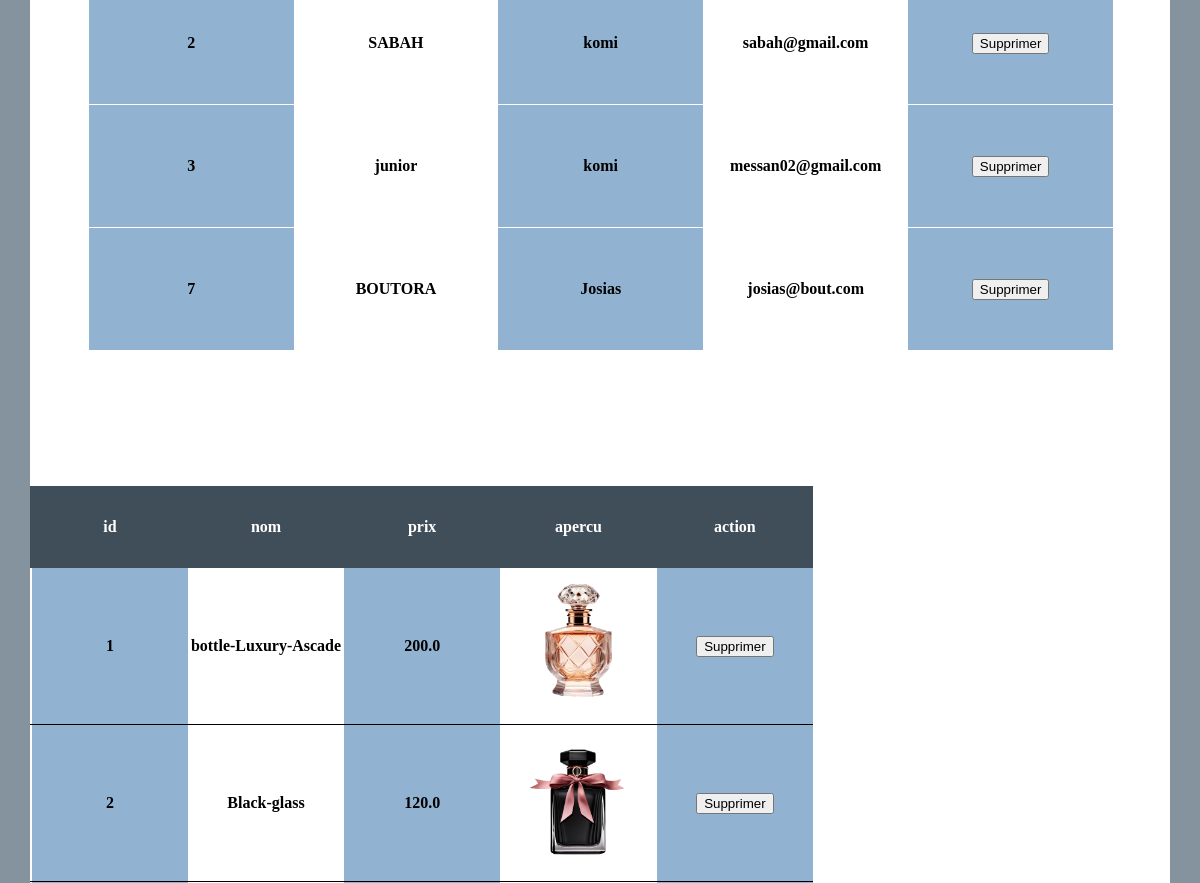
/admin (middle part), run on an earlier commit of the app's database.
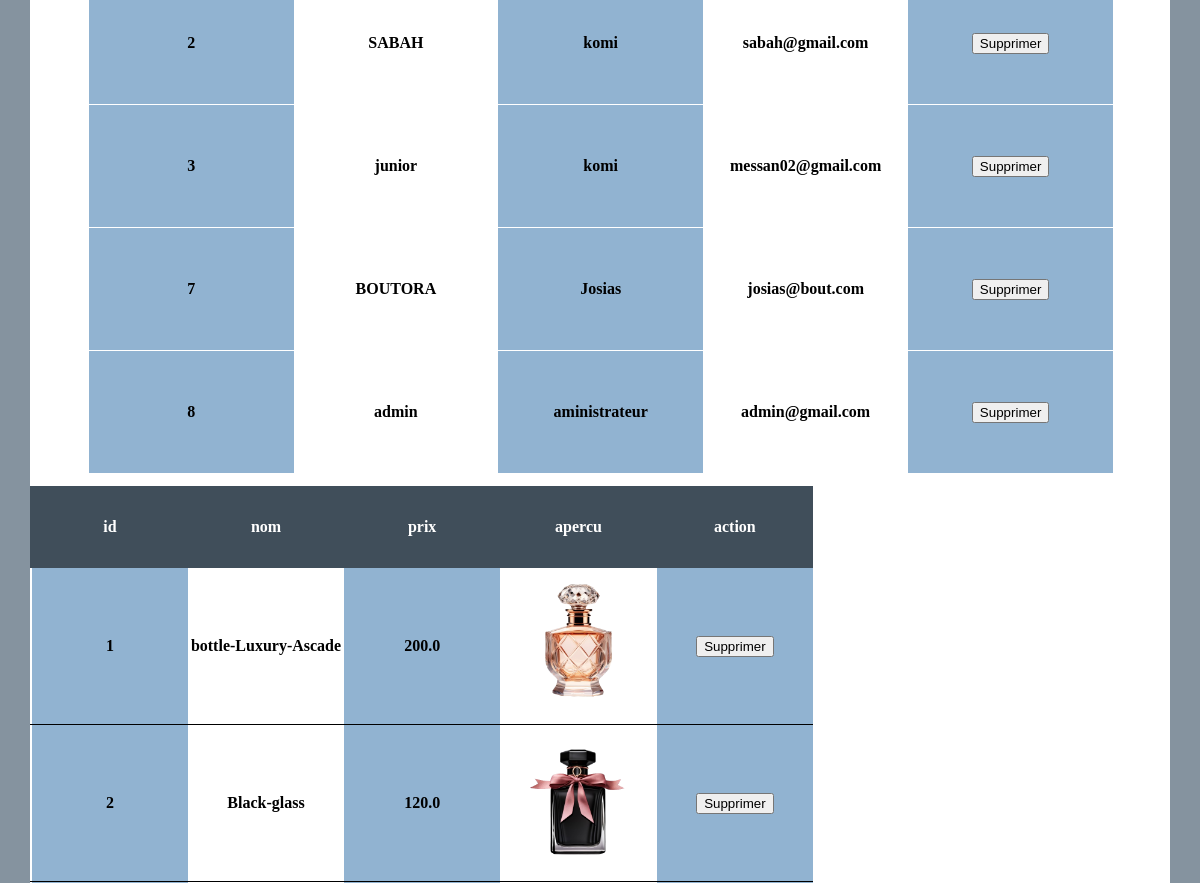
And on a later commit of the database.
### app/models.py (models this page shows, shortened)
class Utilisateur(db.Model, UserMixin):
    id = db.Column(db.Integer, primary_key=True)
    nom = db.Column(db.String(50), unique=False, nullable=False)
    prenom = db.Column(db.String(50), unique=False, nullable=False)
    email = db.Column(db.String(50), unique=True, nullable=False)
    mot_de_passe = db.Column(db.String(50), unique=False, nullable=False)
    admin = db.Column(db.Boolean, unique=False, nullable=False, default=False)
    historique_commandes = db.relationship('Commande', backref='utilisateur', lazy=True)
    categories = db.relationship('Categorie', secondary=utilisateur_categories, lazy=True)

class Parfum(db.Model):
    id = db.Column(db.Integer, primary_key=True)
    nom = db.Column(db.String(50), unique=True, nullable=False)
    description = db.Column(db.Text, nullable=False)
    prix = db.Column(db.Float, nullable=False)
    image = db.Column(db.String(255), nullable=False)
    categorie_id = db.Column(db.Integer, db.ForeignKey('categorie.id'), nullable=False)

### app/router.py (the view, shortened to what this page needs)
@app.route('/admin',methods=["POST","GET"])
def admin():
    categorie_form = CategorieForm()
    if categorie_form.validate_on_submit():
        nom = categorie_form.nom.data
        description = categorie_form.description.data
        categ = Categorie(nom = nom ,description = description)
        db.session.add(categ)
        db.session.commit()
    Categories = Categorie.query.all()
    parfums = get_all()
    ListeUser = Utilisateur.query.all()
    add = ParfumForm()
    add.categorie_id.choices = [(c.id, c.nom) for c in Categories]
    return render_template('Admin.html',form = categorie_form,forms = add,parfums = parfums,categorie=Categories,User = ListeUser)

### app/parfums.py (called while the page is built)
def get_all():
    return Parfum.query.all()

### app/templates/Admin.html (shortened to what this page needs)
{% extends 'headear_footer.html' %}
{% block main %}
<main class="main-admin">
    <div class="contenaire">
        <div class="list_user"><section class="user_list"><table>
            <tbody>
                {% for user in User %}
                <tr>
                    <td class="user">
                        <th class="degrade">{{user.id}}</th>
                        <th> {{user.nom}} </th>
                        <th class="degrade"> {{user.prenom}}</th>
                        <th>{{user.email}} </th>
                        <th class="degrade"><form method="POST" action="{{ url_for('deleteUser', id=user.id) }}">
                            <button type="submit">Supprimer</button>
                        </form></th>
                    </td>
                </tr>
                {% endfor %}
            </tbody>
        </table></section> </div>
        <div class="list_produits"><section class="list_produit">
            <table>
<tbody>
    <tr class="debut_page">
        <td >
            <th>
                id
            </th>
            <th>
                nom
            </th>
            <th>
                prix
            </th>
            <th>
                apercu
            </th>
            <th>
                action
            </th>
        </td>
    </tr>
    {% for parfum in parfums %}
    <tr class="parfumerie">
        <td>
            <th class="degrade" >{{parfum.id}}</th>
            <th> {{parfum.nom}} </th>
            <th class="degrade" >{{parfum.prix}}</th>
            <th><img src="{{parfum.image}}" alt="Parfum"></th>
            <th class="degrade" >
                <form method="POST" action="{{ url_for('deleteparfum', id=parfum.id) }}">
                    <button type="submit">Supprimer</button>
                </form></th>
        </td>
    </tr>
    {% endfor %}
</tbody>
            </table>
        </section>
        </div>
    </div>
</main>
{% endblock %}

### app/templates/headear_footer.html (shortened to what this page needs)
<!DOCTYPE html>
<html lang="en">
<head>
    <link
    rel="stylesheet"
    type="text/css"
    href="{{url_for('static',filename='css/acceuil.css')}}"
  />
</head>
<body>
        {% block main %}
        {% endblock %}
</body>
</html>

### app/static/css/acceuil.css (style rules this page uses)
body { margin: 0; padding: 0; }

### app/templates/Admin.html (style rules this page uses)
table { border-collapse: collapse; border-bottom-left-radius: 20px; }
th { height: 5vh; border:none; text-align: center; width: 20%; height: 10vh; }
.main-admin { padding-top: 19vh; background-color: #85939f; height: 270vh auto ; display: flex; align-items: center; justify-content: center; }
.contenaire { width: 95%; border-radius: 20px; background-color: #ffffff; backdrop-filter: blur(50px); margin-bottom: 20px; }
.degrade { background-color: #91b3d1; height: 30px; }
.list_user { height: auto; display: flex; align-items: center; justify-content: center; }
.user_list { border-radius: 15px; height: 95vh ; width: 90%; }
.user_list th { height: 15vh; border-bottom: 1px solid white; }
.user_list table { position: relative; top: 10px; width: 100%; }
.list_produits { height: auto; display: flex; align-items: center; justify-content: center; gap: 15px; padding-bottom: 10px; }
.list_produit { height: auto; width: 70%; }
.list_produit table { width: 100%; }
.debut_page { border-right-color: #404e5a; color: white; }
.debut_page { background-color: #404e5a; color: white; width: 100%; }
th img { height: 150px ; }
.parfumerie { border-bottom: 1px solid black; }

What changed in the data, as far as the page shows it:
added Utilisateur: id "8", nom "admin", prenom "aministrateur", email "admin@gmail.com"
